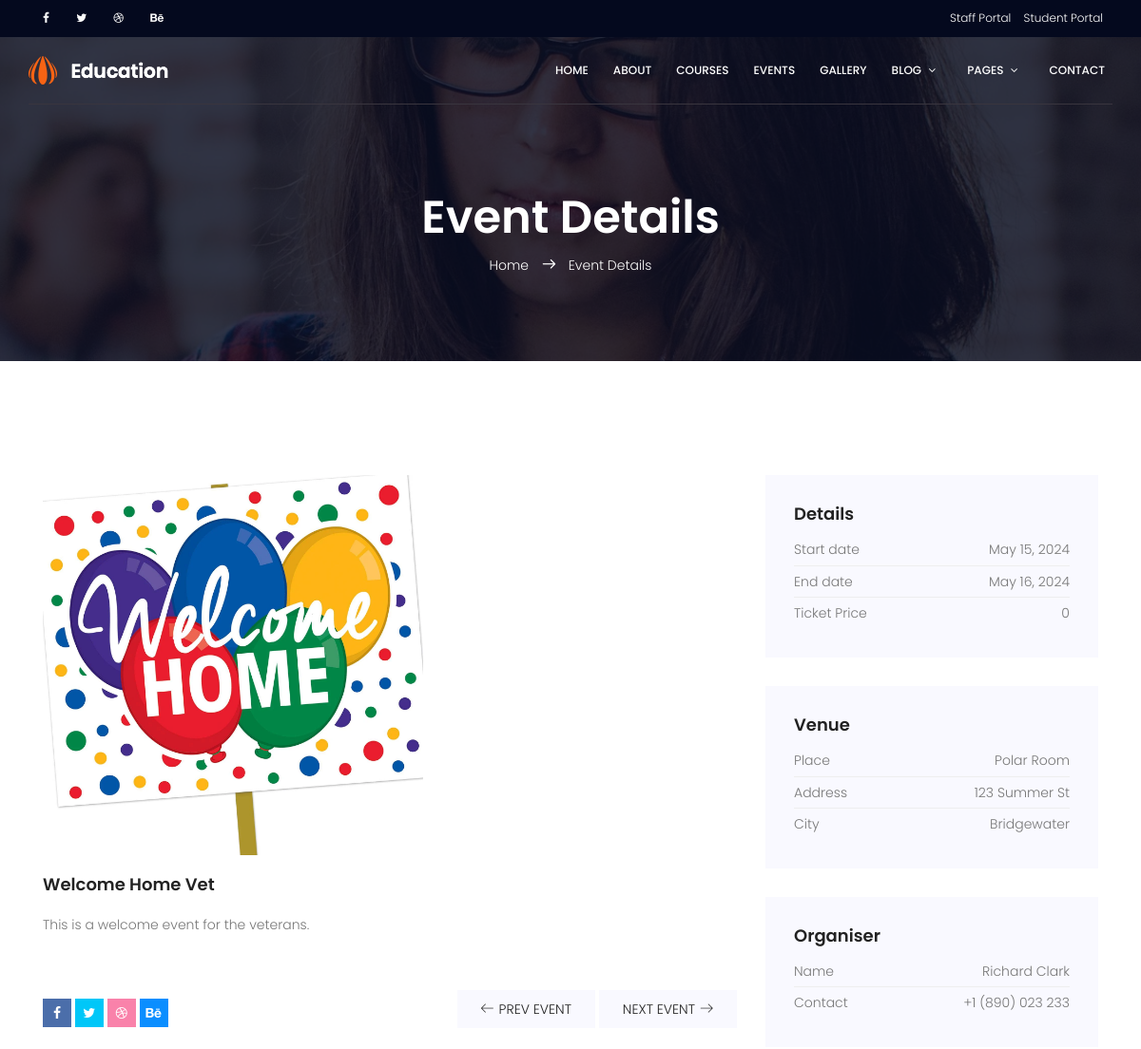
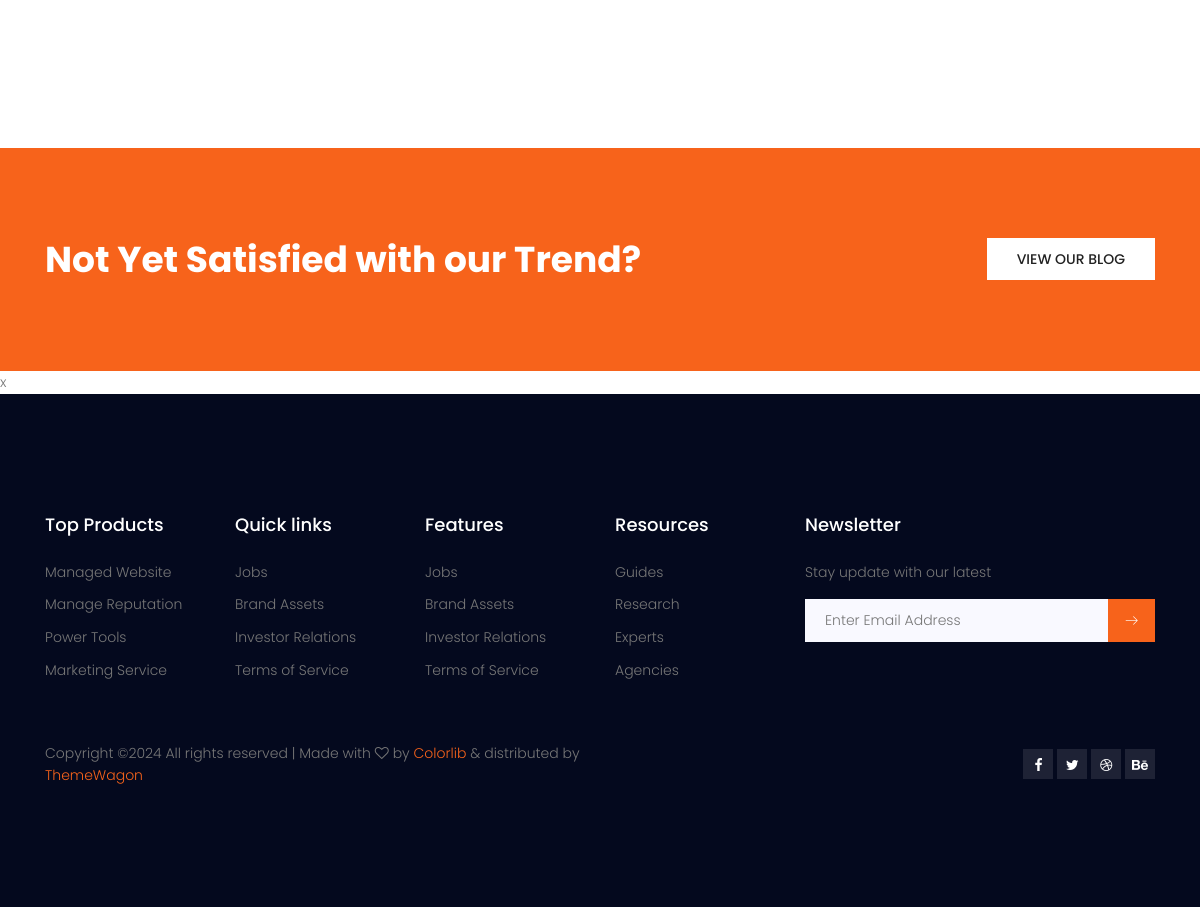
Screenshot of /event/1 with the database file from the repository (2 pictures, top to bottom).
### campus_resources/models.py (models this page shows, shortened)
class Event(models.Model):
    organizer = models.ForeignKey("users.Professor", on_delete=models.CASCADE, null=True, blank=True, related_name='organizer')
    title = models.CharField(max_length=100, null=True, blank=True)
    start_date = models.DateField(null=True, blank=True)
    end_date = models.DateField(null=True, blank=True)
    price = models.IntegerField(null=True, blank=True)
    description = models.TextField(blank=True, null=True)
    location = models.ForeignKey(Address, on_delete=models.CASCADE, null=True, blank=True, related_name='location')
    contact = models.CharField(max_length=200, null=True, blank=True)
    image = models.ImageField( upload_to='media/', blank=True, null=True)

class Address(models.Model):
    class USStates(models.TextChoices):
        AL = 'AL', 'Alabama'
        AK = 'AK', 'Alaska'
        AZ = 'AZ', 'Arizona'
        AR = 'AR', 'Arkansas'
        CA = 'CA', 'California'
        CO = 'CO', 'Colorado'
        CT = 'CT', 'Connecticut'
        DE = 'DE', 'Delaware'
        FL = 'FL', 'Florida'
        GA = 'GA', 'Georgia'
        HI = 'HI', 'Hawaii'
        ID = 'ID', 'Idaho'
        IL = 'IL', 'Illinois'
        IN = 'IN', 'Indiana'
        IA = 'IA', 'Iowa'
        KS = 'KS', 'Kansas'
        KY = 'KY', 'Kentucky'
        LA = 'LA', 'Louisiana'
        ME = 'ME', 'Maine'
        MD = 'MD', 'Maryland'
        MA = 'MA', 'Massachusetts'
        MI = 'MI', 'Michigan'
        MN = 'MN', 'Minnesota'
        MS = 'MS', 'Mississippi'
        MO = 'MO', 'Missouri'
        MT = 'MT', 'Montana'
        NE = 'NE', 'Nebraska'
        NV = 'NV', 'Nevada'
        NH = 'NH', 'New Hampshire'
        NJ = 'NJ', 'New Jersey'
        NM = 'NM', 'New Mexico'
        NY = 'NY', 'New York'
        NC = 'NC', 'North Carolina'
        ND = 'ND', 'North Dakota'
        OH = 'OH', 'Ohio'
        OK = 'OK', 'Oklahoma'
        OR = 'OR', 'Oregon'
        PA = 'PA', 'Pennsylvania'
        RI = 'RI', 'Rhode Island'
        SC = 'SC', 'South Carolina'
        SD = 'SD', 'South Dakota'
        TN = 'TN', 'Tennessee'
        TX = 'TX', 'Texas'
        UT = 'UT', 'Utah'
        VT = 'VT', 'Vermont'
        VA = 'VA', 'Virginia'
        WA = 'WA', 'Washington'
        WV = 'WV', 'West Virginia'
        WI = 'WI', 'Wisconsin'
        WY = 'WY', 'Wyoming'
    place = models.TextField(blank=True, null=True)
    address = models.TextField(blank=True, null=True)
    state = models.CharField(max_length=2, choices=USStates.choices, blank=True, null=True)
    city = models.TextField(blank=True, null=True)  # Changed City to city to follow Python naming conventions

### users/models.py (models this page shows)
class Person(models.Model):
    user = models.OneToOneField(User, on_delete=models.CASCADE, null=True,blank=True)
    profile_pic = models.ImageField(upload_to='media/', null=True, blank=True, default="default/default_image.png")
    first_name = models.CharField(max_length=30, null=True,blank=True)
    last_name = models.CharField(max_length=30, null=True,blank=True)
    phone_number = models.CharField(max_length=20, null=True,blank=True)
    DOB = models.DateField(null=True,blank=True)
    race = models.CharField(max_length=50, null=True, blank=True)
    emergency_contact_name = models.CharField(max_length=50, null=True,blank=True)
    emergency_contact_number = models.CharField(max_length=20, null=True,)
    SEX_CHOICES = [
        ('M', 'Male'),
        ('F', 'Female'),
    ]
    sex = models.CharField(max_length=1, choices=SEX_CHOICES, blank=True, null=True)
    address = models.CharField(max_length=200, null=True,blank=True )
    city = models.CharField(max_length=100, null=True,blank=True)
    state = models.CharField(max_length=50, null=True,blank=True)
    zip_code = models.CharField(max_length=10, null=True,blank=True)
    country = models.CharField(max_length=100, null=True,blank=True)
    def __str__(self):
        return f"{self.first_name} {self.last_name}"

### index/views.py (the view)
# urls.py: path("event/<int:pk>", views.event_details, name="event_details"),
def event_details(request, pk):
    event = get_object_or_404(Event, id=pk)
    return render(request, "event-details.html", {'event':event})

### index/templates/event-details.html
{% extends "base.html" %}
{%block content%}
{%load static%}
	<section class="banner-area relative about-banner" id="home">
		<div class="overlay overlay-bg"></div>
		<div class="container">
			<div class="row d-flex align-items-center justify-content-center">
				<div class="about-content col-lg-12">
					<h1 class="text-white">
						Event Details
					</h1>
					<p class="text-white link-nav"><a href="index.html">Home </a>  <span class="lnr lnr-arrow-right"></span>  <a href="event-details.html"> Event Details</a></p>
				</div>
			</div>
		</div>
	</section>
	<section class="event-details-area section-gap">
		<div class="container">
			<div class="row">
				<div class="col-lg-8 event-details-left">
					<div class="main-img">
						<img class="img-fluid" src="{{event.image.url}}" width="400" alt="">
					</div>
					<div class="details-content">
						<a href="#">
							<h4>{{event.title}}</h4>
						</a>
						<p>
							{{event.description}}
						</p>
					</div>
					<div class="social-nav row no-gutters">
						<div class="col-lg-6 col-md-6 ">
							<ul class="focials">
								<li><a href="#"><i class="fa fa-facebook"></i></a></li>
								<li><a href="#"><i class="fa fa-twitter"></i></a></li>
								<li><a href="#"><i class="fa fa-dribbble"></i></a></li>
								<li><a href="#"><i class="fa fa-behance"></i></a></li>
							</ul>
						</div>
						<div class="col-lg-6 col-md-6 navs">
							<a href="#" class="nav-prev"><span class="lnr lnr-arrow-left"></span>Prev Event</a>
							<a href="#" class="nav-next">Next Event<span class="lnr lnr-arrow-right"></span></a>
						</div>
					</div>
				</div>
				<div class="col-lg-4 event-details-right">
					<div class="single-event-details">
						<h4>Details</h4>
						<ul class="mt-10">
							<li class="justify-content-between d-flex">
								<span>Start date</span>
								<span>{{event.start_date}}</span>
							</li>
							<li class="justify-content-between d-flex">
								<span>End date</span>
								<span>{{event.end_date}}</span>
							</li>
							<li class="justify-content-between d-flex">
								<span>Ticket Price</span>
								<span>{{event.price}}</span>
							</li>
						</ul>
					</div>
					<div class="single-event-details">
						<h4>Venue</h4>
						<ul class="mt-10">
							<li class="justify-content-between d-flex">
								<span>Place</span>
								<span>{{event.location.place}}</span>
							</li>
							<li class="justify-content-between d-flex">
								<span>Address</span>
								<span>{{event.location.address}}</span>
							</li>
							<li class="justify-content-between d-flex">
								<span>City</span>
								<span>{{event.location.city}}</span>
							</li>
						</ul>
					</div>
					<div class="single-event-details">
						<h4>Organiser</h4>
						<ul class="mt-10">
							<li class="justify-content-between d-flex">
								<span>Name</span>
								<span>{{event.organizer}}</span>
							</li>
							<li class="justify-content-between d-flex">
								<span>Contact</span>
								<span>{{event.contact}}</span>
							</li>
						</ul>
					</div>
				</div>
			</div>
		</div>
	</section>
	<section class="cta-two-area">
		<div class="container">
			<div class="row">
				<div class="col-lg-8 cta-left">
					<h1>Not Yet Satisfied with our Trend?</h1>
				</div>
				<div class="col-lg-4 cta-right">
					<a class="primary-btn wh" href="#">view our blog</a>
				</div>
			</div>
		</div>
	</section>
x{% endblock %}

### index/static/css/main.css (style rules this page uses)
body { color:#777;font-family:"Poppins",sans-serif;font-size:14px;font-weight:300;line-height:1.625em;position:relative }
ol,ul { margin:0;padding:0;list-style:none }
a { -webkit-transition:all 0.3s ease 0s;-moz-transition:all 0.3s ease 0s;-o-transition:all 0.3s ease 0s;transition:all 0.3s ease 0s }
a,a:focus,a:hover { text-decoration:none;outline:0 }
h1,h2,h3,h4,h5,h6 { font-family:"Poppins",sans-serif;color:#222;line-height:1.2em !important;margin-bottom:0;margin-top:0;font-weight:600 }
h1,.h1 { font-size:36px }
h4,.h4 { font-size:18px }
.mt-10 { margin-top:10px }
.text-white { color:#fff }
.relative { position:relative }
.overlay { position:absolute;left:0;right:0;top:0;bottom:0 }
h1 { font-size:36px }
h4 { font-size:18px }
h1,h2,h3,h4,h5,h6 { line-height:1.5em }
.section-gap { padding:120px 0 }
.primary-btn { background:#f7631b;line-height:42px;padding-left:30px;padding-right:30px;border:none;color:#fff;display:inline-block;font-weight:500;position:relative;-webkit-transition:all 0.3s ease 0s;-moz-transition:all 0.3s ease 0s;-o-transition:all 0.3s ease 0s;transition:all 0.3s ease 0s;cursor:pointer;position:relative }
.primary-btn.wh { background:#fff;color:#222;text-transform:uppercase }
.banner-area { background:url(../img/banner-bg.jpg) right;background-size:cover }
.banner-area .overlay-bg { background-color:rgba(4,9,30,0.8) }
.cta-two-area { background:#f7631b;padding:90px 0px }
.cta-two-area .cta-left { text-align:left }
.cta-two-area .cta-left h1 { color:#fff;font-weight:700 }
.cta-two-area .cta-right { text-align:right }
.link-nav { margin-top:10px;margin-bottom:0px }
.about-banner { background:url(../img/top-banner.jpg) right no-repeat;background-size:cover }
.about-content { margin-top:110px;padding:90px 0px;text-align:center }
.about-content h1 { font-size:48px;font-weight:600 }
.about-content a { color:#fff;font-weight:300;font-size:14px }
.about-content .lnr { margin:0px 10px;font-weight:600 }
.event-details-area .details-content h4 { margin:20px 0px }
.event-details-area .social-nav { padding-top:50px }
.event-details-area .social-nav .focials li { text-align:right;display:inline-block }
.event-details-area .social-nav .focials li a { color:#fff }
.event-details-area .social-nav .focials li a .fa-facebook { width:30px;display:block;text-align:center;padding:8px 0px;background:#4b6eaa }
.event-details-area .social-nav .focials li a .fa-twitter { width:30px;display:block;text-align:center;padding:8px 0px;background:#00c7f8 }
.event-details-area .social-nav .focials li a .fa-dribbble { width:30px;display:block;text-align:center;padding:8px 0px;background:#f982aa }
.event-details-area .social-nav .focials li a .fa-behance { width:30px;display:block;text-align:center;padding:8px 0px;background:#0b8eff }
.event-details-area .social-nav .navs { text-align:right }
.event-details-area .social-nav .navs a { background:#f9f9ff;color:#222;padding:10px 25px;-webkit-transition:all 0.3s ease 0s;-moz-transition:all 0.3s ease 0s;-o-transition:all 0.3s ease 0s;transition:all 0.3s ease 0s;font-size:14px;font-weight:300;text-transform:uppercase }
.event-details-area .social-nav .navs .nav-prev .lnr { margin-right:5px }
.event-details-area .social-nav .navs .nav-next .lnr { margin-left:5px }
.event-details-area .event-details-right .single-event-details { background:#f9f9ff;padding:30px;margin-bottom:30px }
.event-details-area .event-details-right .single-event-details ul li { font-size:14px;border-bottom:1px solid #eee;padding:5px 0px }
.event-details-area .event-details-right .single-event-details ul li:last-child { border-bottom:none }

### rows the page displays
Event: image (picture), title "Welcome Home Vet", description "This is a welcome event for the veterans.", start_date "May 15, 2024", end_date "May 16, 2024", price "0", location.place "Polar Room", location.address "123 Summer St", location.city "Bridgewater", organizer "Richard Clark", contact "+1 (890) 023 233"
